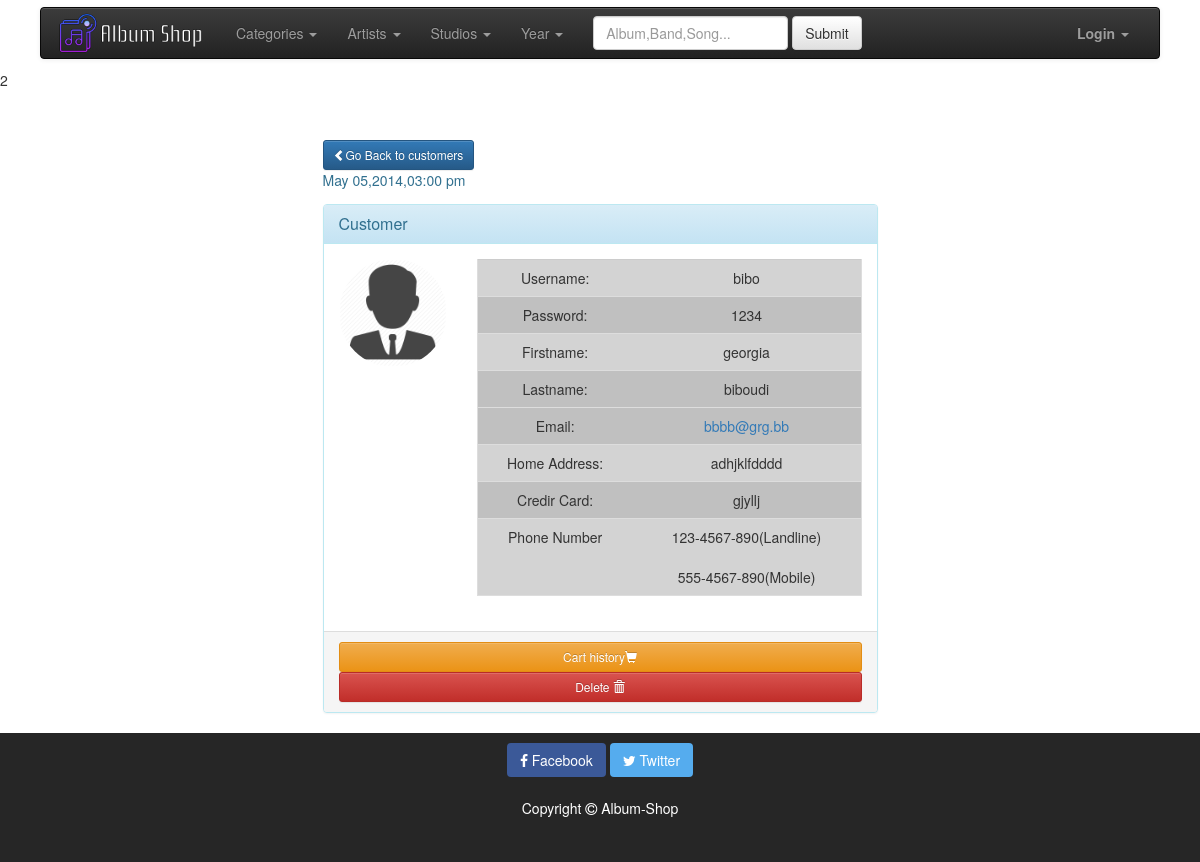
Screenshot of /view_profil.php?u_id=2 with the database file from the repository.
### tables this page shows
CREATE TABLE IF NOT EXISTS `customers` (
  `cust_id` int(11) NOT NULL,
  `cust_username` varchar(20) NOT NULL,
  `cust_password` varchar(20) NOT NULL,
  `cust_firstname` varchar(20) NOT NULL,
  `cust_lastname` varchar(20) NOT NULL,
  `cust_email` varchar(20) NOT NULL,
  `cust_card` varchar(20) NOT NULL,
  `cust_address` varchar(20) NOT NULL
);

### view_profil.php (the view, shortened to what this page needs)
<!DOCTYPE html>
<html lang="en">
<?php include("header.php") ?>
<body>
<?php
  include("navbar.php");
?>
<?php
include("mysqli_connect.php");
$u_id=$_REQUEST["u_id"];
echo $u_id;
$q="SELECT * FROM customers WHERE cust_id=$u_id";
$r=mysqli_query($con,$q);
if($r) {
  $rec=mysqli_fetch_array($r);
  $u_uname     = $rec["cust_username"];
  $u_pass      = $rec["cust_password"];
  $u_firstname = $rec["cust_firstname"];
  $u_lastname  = $rec["cust_lastname"];
  $u_email     = $rec["cust_email"];
  $u_card      = $rec["cust_card"];
  $u_address   = $rec["cust_address"];
}
?>
<div class="main">
<div class="container">
  <div class="row">
    <div class="col-md-5 pull-left col-md-offset-3 ">
      <a href="customers.php" type="button" class="btn btn-sm btn-primary"><i class="glyphicon glyphicon-chevron-left"></i>Go Back to customers</a>
      <p class=" text-info">May 05,2014,03:00 pm </p>
    </div>
    <div class="col-xs-12 col-sm-12 col-md-6 col-lg-6 col-xs-offset-0 col-sm-offset-0 col-md-offset-3 col-lg-offset-3 " >
      <div class="panel panel-info">
        <div class="panel-heading">
          <h3 class="panel-title">Customer</h3>
        </div>
        <div class="panel-body">
          <div class="row">
            <div class="col-md-3 col-lg-3 " align="center"> <img alt="User Pic" src="./images/customer.png" class="img-circle img-responsive"> </div>
            <div class=" col-md-9 col-lg-9 ">
              <table class="table table-user-information">
                <tbody>
                  <tr>
                    <td>Username:</td>
                    <td><?php echo $u_uname; ?></td>
                  </tr>
                  <tr>
                    <td>Password:</td>
                    <td><?php echo $u_pass; ?></td>
                  </tr>
                  <tr>
                    <td>Firstname:</td>
                    <td><?php echo $u_firstname; ?></td>
                  </tr>
                  <tr>
                    <td>Lastname:</td>
                    <td><?php echo $u_lastname; ?></td>
                  </tr>
                  <tr>
                    <tr>
                      <td>Email:</td>
                      <td><a href="<?php echo $u_email; ?>"><?php echo $u_email; ?></a></td>
                    </tr>
                    <tr>
                      <td>Home Address:</td>
                      <td><?php echo $u_address; ?></td>
                    </tr>
                    <tr>
                      <td>Credir Card:</td>
                      <td><?php echo $u_card; ?></td>
                    </tr>
                      <td>Phone Number</td>
                      <td>123-4567-890(Landline)<br><br>555-4567-890(Mobile)
                    </td>
                  </tr>
                </tbody>
              </table>
            </div>
          </div>
        </div>
          <div class="panel-footer">
            <form method="post" action="show_history.php">
              <button type="submit" class="btn btn-sm btn-warning btn-block">Cart history<span class="glyphicon glyphicon-shopping-cart"></span></button>
            </form>
            <form method="post" action="delete_customer.php">
              <button type="submit" class="btn btn-sm btn-danger btn-block" >Delete <span class="glyphicon glyphicon-trash"></span></button>
              </form>
          </div>
      </div>
    </div>
  </div>
</div>
</div>
<?php
  include("footer.php");
?>
</body>
</html>

### style.css (style rules this page uses)
body { background: url("./images/m7.jpg") no-repeat center center fixed; -webkit-background-size: cover; -moz-background-size: cover; -o-background-size: cover; background-size: cover; padding-top: 70px; display: flex; flex-direction: column; min-height: 100vh; width: 100%; }
html, body { height: 100%; margin: 0; }
form { padding: 0px; margin:0px; }
.main { position :relative; max-width: 1200px; margin-left: auto; margin-right: auto; margin-top: 50px; }
.panel { max-width: 1200px; }
tbody tr:nth-of-type(odd) { background: #D3D3D3; }
tbody tr:nth-of-type(even) { background: #C0C0C0; }
.caption h4, p, small { width: 100%; overflow:hidden; display:inline-block; text-overflow: ellipsis; white-space: nowrap; }
.table-user-information > tbody > tr { border-top: 1px solid rgb(221, 221, 221); }
.table-user-information > tbody > tr:first-child { border-top: 0; }
.table-user-information > tbody > tr > td { border-top: 0; }
table ,th { text-align: center; }
table { border: 1px solid #ccc; border-collapse: collapse; margin: 0; padding: 0; width: 100%; }
table tr { background-color: #f8f8f8; border: 1px solid #ddd; padding: .35em; }
table th, table td { padding: .625em; text-align: center; }

### rows the page displays
customers: cust_username "bibo", cust_password "1234", cust_firstname "georgia", cust_lastname "biboudi", cust_email "bbbb@grg.bb", cust_address "adhjklfdddd", cust_card "gjyllj"

### other values shown
$u_id "2"
